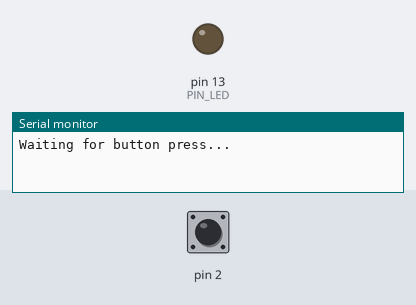
The sketch below on a simulated Arduino Uno, built with avr-gcc and run on an emulated ATmega328P. Shown: output pins drawn as LEDs (lit = HIGH), the last lines printed to the serial monitor. The test bench sets the inputs (shaded band); at power-on: pin 2 HIGH.

Above: at 1.2 s.
1.3 s: pin 2 pulled LOW for 0.15 s
At 1.37 s:
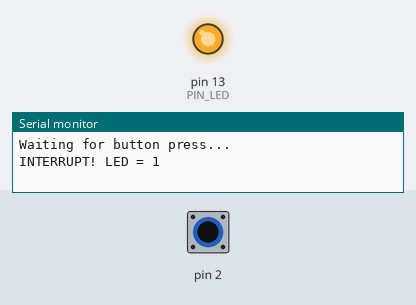
2.9 s: pin 2 pulled LOW for 3.2 s
At 7.3 s:
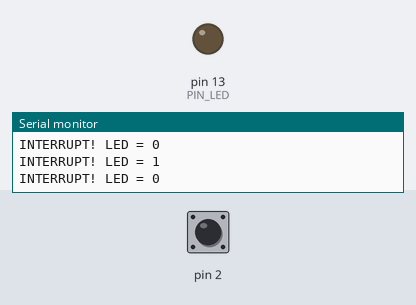
Timing chart, 0 to 8.8 s (numbered marks = the images above; inputs shaded):
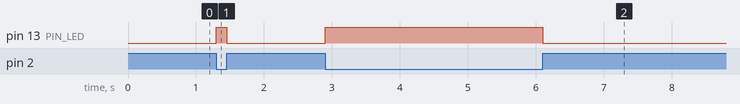

Measured:
- after the input at 1.3 s, pin 13 (PIN_LED): LOW → HIGH at once, → LOW 0.15 s later
- after the input at 2.9 s, pin 13 (PIN_LED): LOW → HIGH at once, → LOW 3.2 s later

The sketch:

sket1.ino
```cpp
#define PIN_LED 13

volatile boolean actionState = LOW;

void setup() {
    Serial.begin(9600);
    pinMode(PIN_LED, OUTPUT);
    pinMode(2, INPUT_PULLUP);

    Serial.println("Waiting for button press...");

    attachInterrupt(0, myEventListener, CHANGE);
}

void loop() {
}

void myEventListener() {
    actionState = !actionState;
    digitalWrite(PIN_LED, actionState);

    Serial.print("INTERRUPT! LED = ");
    Serial.println(actionState);
}
```
